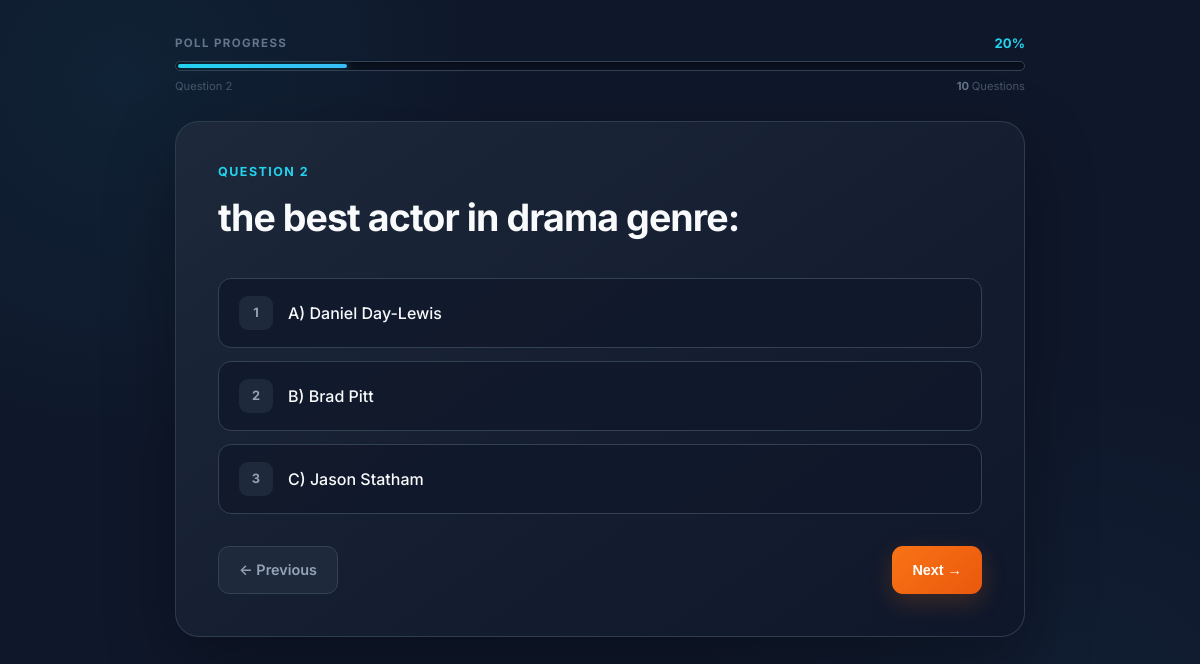
Screenshot of /polls/4/ with the database file from the repository.
### home/models.py (models this page shows, shortened)
class Question(models.Model):
    question_text = models.CharField(max_length=200)
    pub_date = models.DateTimeField()

class Choice(models.Model):
    question = models.ForeignKey(Question, on_delete=models.CASCADE)
    choice_text = models.CharField(max_length=200)
    votes = models.IntegerField(default=0)
    image = models.ImageField(upload_to='choices/', null=True, blank=True)
    is_pending = models.BooleanField(default=False, verbose_name='گزینه معلق')

### home/views.py (the view)
# urls.py: path('polls/<int:question_id>/', views.detail, name='detail'),
def detail(request, question_id):
    question = get_object_or_404(Question, pk=question_id)
    questions = list(
        Question.objects.order_by('pub_date')
    )
    current_index = questions.index(question)
    previous_question = None
    next_question = None
    if current_index > 0:
        previous_question = questions[current_index - 1]
    if current_index < len(questions) - 1:
        next_question = questions[current_index + 1]
    answered_questions = request.session.get(
        'answered_questions',
        []
    )
    is_answered = question.id in answered_questions
    context = {
        'question': question,
        'question_number': current_index + 1,
        'total_questions': len(questions),
        'previous_question': previous_question,
        'next_question': next_question,
        'is_answered': is_answered,
    }
    return render(
        request,
        "home/detail.html",
        context
    )

### home/templates/home/detail.html (shortened to what this page needs)
<!DOCTYPE html>
<html lang="en">
<head>
</head>
<body>
<div class="container">
    <div class="progress-section">
        <div class="progress-header">
            <span class="progress-label">
                Poll Progress
            </span>
            <span class="progress-percentage">
                {% widthratio question_number total_questions 100 %}%
            </span>
        </div>
        <div class="progress-track">
            <div class="progress-fill"></div>
        </div>
        <div class="progress-bottom">
            <span>
                Question {{ question_number }}
            </span>
            <span>
                <strong>
                    {{ total_questions }}
                </strong>
                Questions
            </span>
        </div>
    </div>
    <main class="poll-card">
        <div class="question-label">
            Question {{ question_number }}
        </div>
        <h1 class="question-title">
            {{ question.question_text }}
        </h1>
        {% if not is_answered %}
            <form
                action="{% url 'home:vote' question.id %}"
                method="post"
            >
                <div class="choices">
                    {% for choice in question.choice_set.all %}
                        {% if choice.is_pending %}
                            <div class="choice-item pending">
                                <label class="choice-label">
                                    <div class="choice-content">
                                        <span class="choice-number">
                                            {{ forloop.counter }}
                                        </span>
                                        <span class="choice-text">
                                            {{ choice.choice_text }}
                                        </span>
                                    </div>
                                    <span class="pending-badge">
                                        UNAVAILABLE
                                    </span>
                                </label>
                            </div>
                        {% else %}
                            <div class="choice-item">
                                <label
                                    class="choice-label"
                                    for="choice{{ choice.id }}"
                                >
                                    <div class="choice-content">
                                        <span class="choice-number">
                                            {{ forloop.counter }}
                                        </span>
                                        <span class="choice-text">
                                            {{ choice.choice_text }}
                                        </span>
                                    </div>
                                </label>
                            </div>
                        {% endif %}
                    {% endfor %}
                </div>
                <div class="navigation">
                    {% if previous_question %}
                        <a
                            href="{% url 'home:detail' previous_question.id %}"
                            class="nav-button previous"
                        >
                            ← Previous
                        </a>
                    {% endif %}
                    <button
                        type="submit"
                        class="nav-button next"
                    >
                        {% if next_question %}
                            Next →
                        {% else %}
                            Finish ✓
                        {% endif %}
                    </button>
                </div>
            </form>
        {% endif %}
    </main>
</div>
</body>
</html>

### rows the page displays
Question: question_text "the best actor in drama genre:"
Choice: choice_text "A) Daniel Day-Lewis"
Choice: choice_text "B) Brad Pitt"
Choice: choice_text "C) Jason Statham"

### other values shown
{{ question_number }} "2"
{{ total_questions }} "10"
